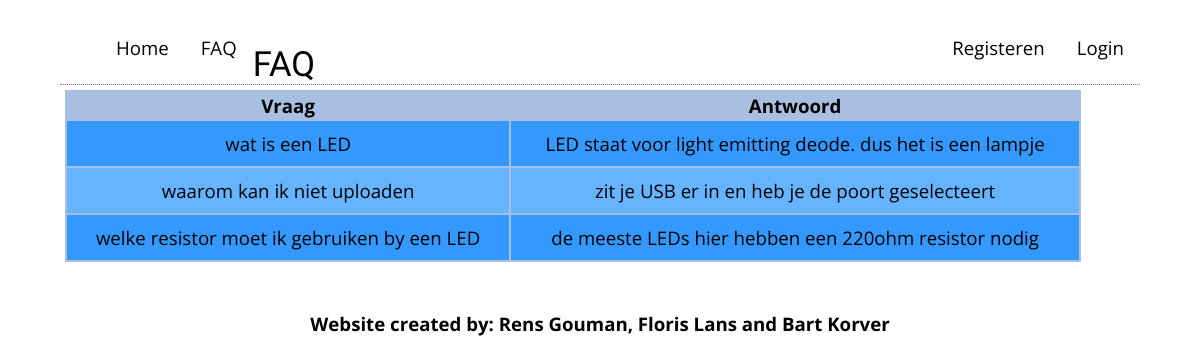
The app's page /webapp/FAQ with its own data.
### tables this page shows
CREATE TABLE IF NOT EXISTS `FAQ` (
  `FAQ_id` int(11) NOT NULL,
  `question` varchar(10000) NOT NULL,
  `answer` varchar(10000) NOT NULL
);

### core/core.php (called while the page is built, shortened)
<?php
function render($filename, $data = null)
{
	require(ROOT . 'view/templates/header.php');
	require(ROOT . 'view/' . $filename . '.php');
	require(ROOT . 'view/templates/footer.php');
}

### controller/webappController.php (called while the page is built, shortened)
<?php
require(ROOT . "model/webappModel.php");
function FAQ()
{
	$allFAQ = getFAQ();
	render("webapp/FAQ", array(
		'questions' => $allFAQ)
);
	exit();
}

### public/index.php (called while the page is built, shortened)
<?php
require(ROOT . "core/core.php");
route();

### model/webappModel.php (called while the page is built, shortened)
<?php
function getFAQ()
{
	$db = openDatabaseConnection();
	$sql = "SELECT * FROM `FAQ`";
	$query = $db->prepare($sql);
	$query->execute();
	return $query->fetchAll();
}

### view/webapp/FAQ.php (the view, shortened to what this page needs)
<h1>FAQ</h1>
<table id="myTable">
	<thead>
		<tr>
			<th colspan="1">Vraag</th>
			<th colspan="2">Antwoord</th>
		</tr>
	</thead>
<tbody>
<?php
foreach ($questions as $question) {
?>
		<tr>
			<td colspan="1"><?= $question["question"] ?></td>
			<td colspan="2"><?= $question["answer"] ?></td>
		</tr>
<?php
	}
?>
	</tbody>
</table>

### public/css/main.css (style rules this page uses)
body { margin: 0 auto; width: 90%; background-image: url('bg.png'); }
body { font-family: Open Sans, Verdana, sans-serif; font-size: 14pt; }
tbody tr:nth-child(odd) { background-color: rgb(51, 153, 255); }
tbody tr:nth-child(even) { background-color: rgb(102, 179, 255); }
td { text-align: center; padding: 10px; }
#myTable { border: 5px solid white; background-color: rgba(50, 102, 184, 0.42); width: 95%; padding: 0px; }
h1 { font-family: Open Sans Condensed, sans-serif; font-weight: normal; font-size: 26pt; }
h1 { text-transform: capitalize; margin: 0; border-bottom: 1px dotted grey; }
* { box-sizing:border-box; }

### records on screen
faq: question "wat is een LED", answer "LED staat voor light emitting deode. dus het is een lampje"
faq: question "waarom kan ik niet uploaden", answer "zit je USB er in en heb je de poort geselecteert"
faq: question "welke resistor moet ik gebruiken by een LED", answer "de meeste LEDs hier hebben een 220ohm resistor nodig"
